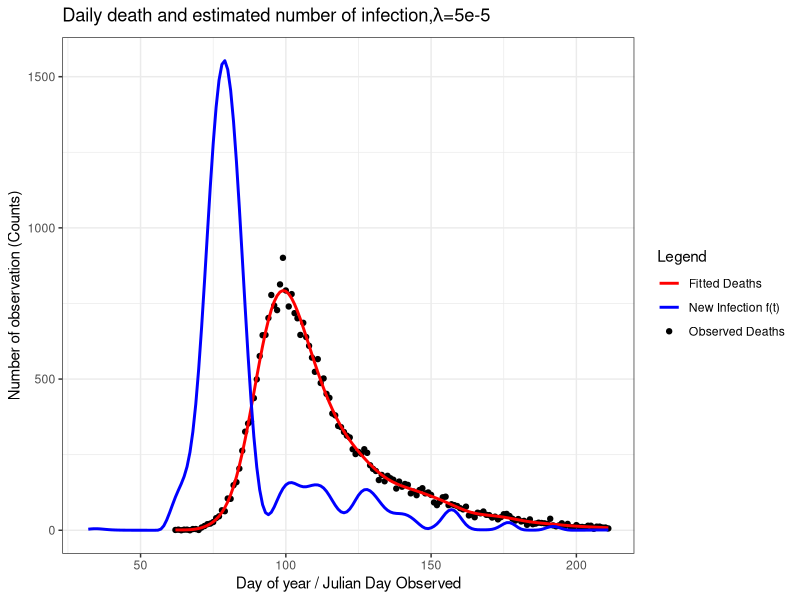
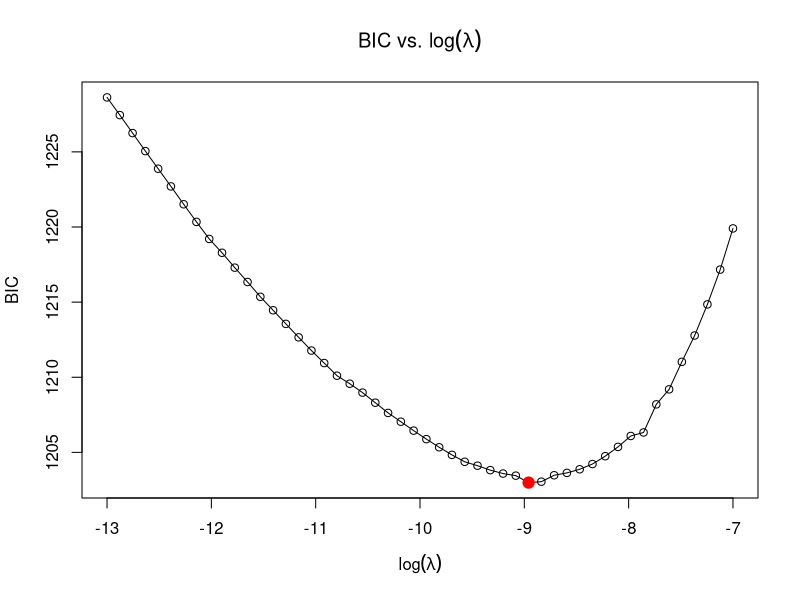
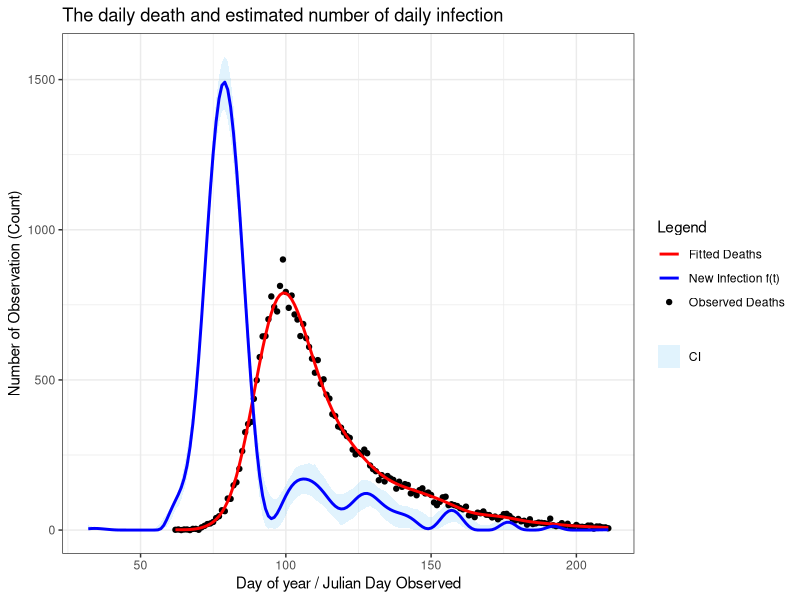

The R script that drew these images, in order:
start <- Sys.time()
##=============== PROJECT 3 - EXTENDED STATISTICAL PROGRAMMING =================
# Group 12 
# Aseel Alghamdi : S2901228
# Fenanda Dwitha Kurniasari : S2744048
# Nurmawiya : S2822251

# Aseel     : Make function to contruct X, X tilde, and S (make_matrice)
#             Make objective function and its derivative
#             Revise and put comment on code
# Fenanda   : Bootstrap Uncertainty
#             Make final plot
#             Revise and put comment on code
# Nurmawiya : Preliminary Sanity Check with initial lambda, making plot
#             Fit the model using BFGS
#             Revise and put comment on code

# Repository Link
# https://github.com/fenandadwithak/Team12/tree/main/Proj3

# ==============================================================================
##                                  OUTLINE
# ==============================================================================
# This script implements a full deconvolution model to infer the daily number
# of new Covid-19 infections in England during 2020 from observed hospital
# death counts. The work follows these steps:
#
# 1. Construct the matrices required for the model: 
#       - X̃ : the B-spline basis matrix used to represent f(t)
#       - X  : the corresponding model matrix for expected deaths, obtained by
#              convolving X̃ with the infection-to-death delay distribution
#       - S  : the second-difference penalty matrix controlling smoothness.
#
# 2. Write functions for the penalised negative log-likelihood and its gradient
#    with respect to γ, where β = exp(γ) ensures positivity. Verify the gradient
#    numerically using finite differences.
#
# 3. Fit the model with a fixed smoothing parameter λ = 5e-5 as an initial
#    diagnostic check, find the sane starting values for γ and plot 
#    the observed deaths, fitted deaths, and the corresponding infection curve 
#    f(t) to confirm sensible behaviour.
#
# 4. Select the smoothing parameter by minimising the Bayesian Information
#    Criterion (BIC). A grid of λ values is explored over log-scale
#    seq(-13, -7, length = 50), and the effective degrees of freedom are
#    computed from the Hessian at each fit.
#
# 5. Quantify uncertainty in the estimated infection curve using
#    non-parametric bootstrap resampling. Bootstrap weights are generated and
#    the model is refitted for 200 iterations to obtain a distribution of f(t).
#
# 6. Produce the final visual outputs: 
#       - observed vs fitted hospital deaths, and 
#       - the estimated infection trajectory f(t) with 95% bootstrap intervals

##===================== Data Preparation & Load library ========================
library(splines) #provides functions for constructing B-spline basis matrices
library(ggplot2) #used later for plotting fitted deaths and infection curves

df <- read.table("engcov.txt", header = TRUE) #load covid-19 deaths datasets
y <- df$nhs #observed deaths on each day
t <- df$julian #corresponding day-of-year in 2020
n <- length(y) #total observation

#probability distribution for the delay from infection to death (1–80 days)
d <- 1:80; edur <- 3.151 #mean (on log-scale) of log-normal delay distribution
sdur <- .469 #sd (on log-scale)
pd <- dlnorm(d, edur, sdur) #unnormalised probabilities
pd <- pd / sum(pd) #normalise to sum to 1

##==================== (1) Construct X, Xtilde, and S ==========================
make_matrices <- function(t, K=80) {
  # Function to construct the matrices required for the deconvolution model:
  #   - Xtilde : B-spline basis for representing f(t)
  #   - X      : model matrix mapping beta to expected deaths (via convolution)
  #   - S      : second-difference penalty matrix for smoothing beta
  #
  # Arguments:
  #   t : vector of observation days (Julian day of 2020)
  #   K : number of B-spline basis functions (default 80)
  #
  # Returns:
  #   A list containing Xtilde, X, and S.
  
  # ----- Construct Xtilde (spline basis for f(t)) 
  # Internal knots run from (min death day - 30) to max death day.
  # The subtraction of 30 allows f(t) to include infections up to ~30 days
  # before the first recorded death.
  
  # internal knots: K-2 points spanning the modelling range of f(t)
  internal_knots <- seq(min(t) - 30, max(t), length.out = K - 2)
  step <- diff(internal_knots[2:3]) #calculating space between adjacent knots
  #constructing full knots sequence up to total of K + 4 = 84
  full_knots <- c(internal_knots[1] - step * 3:1, #3 exterior knots before
                  internal_knots, #internal knots
                  internal_knots[length(internal_knots)] + step * 1:3)
                  #3 exterior knots after
  
  #construct matrix X-tilde using splineDesign with 84 knots as defined 
  #before starting from min(t)-30 until max(t) with order of the spline = 4
  Xtilde <- splineDesign(knots=full_knots, 
                         x=(min(t)-30):max(t), 
                         ord=4, # cubic splines
                         outer.ok= TRUE)
  
  # Construct X
  X <- matrix(0, nrow=length(t), ncol=ncol(Xtilde)) # initialize matrix to store
  #for every value in length(t) = 150
  # Execute for each observation of time (1:150)
  for (i in 1:length(t)) {
    j_max <- min(80, 29 + i) ## define upper bound for summation
    for (j in 1:j_max) { ## calculate for each days until death 
      # fill corresponding cells with corresponding element X_tilde and prob 
      # death time function
      X[i,] <- X[i,] + Xtilde[30 + i - j,] * pd[j] 
    }
  }
  
  # Construct S (Penalised Matrix)
  S <- crossprod(diff(diag(ncol(X)), diff=2))
  
  list(Xtilde=Xtilde, X=X, S=S) ## return the output into a list 
}##make_matrices

mats <- make_matrices(t) #construct matrices for the observed days
X <- mats$X ## X
S <- mats$S ## S (second-difference penalty)
Xtilde <- mats$Xtilde ## X tilde

##============= (2) Function Penalised NLL and its Objective Func. =============
# In this part, we define objective function to be optimised. For this case, 
# it's already given that f(t) has possion GLM distribution

# First, we know that (log likehood funct of poisson) formula for poisson 
#        l = ∑[yi.log(μi)−μi−log(yi!)]
#        where  μ = Xβ
#        Also, we drop log(yi!) as it does not depends on parameter
#   
# NLL = - ∑(Xβ−y⋅log(Xβ))[Negative loglikelihood function], where μ = X β and 
#       β=exp(γ). The exponential reparameterisation ensures β>0.
#
# Then, the penalty is applied to β (control smoothness of the function), 
#       P = 0.5λβ'Sβ

# Penalised NLL = NLL + P

# Objective Function
pen_nll <- function(gamma, X, y, S, lambda, weight=1) {
  # Function to compute penalised negative log likehood
  # Input/Argument : (1) Gamma : K-vector of spline coefficients
  #                  (2) y : the deaths on day of the year ti
  #                  (3) S : penalised matrix
  #                  (4) lambda : smoothing parameter
  #                  (5) weight : weight for bootstraping sampled data
  #                      adjusted for more general use in this case
  
  # Output/Return  : single numeric value of pen_nll
  beta <- exp(gamma) # β = exp(γ)
  mu <- as.vector(X %*% beta) # μ = Xβ
  #ll formulae dropping the constant of lgamma(y+1)
  ll <- sum(weight*((y * log(mu)) - mu - lgamma(y+1)))
  # likelihood funct of possion dist
  penalty <- 0.5 * lambda * t(beta) %*% (S %*% beta) # penalty
  return(-ll + penalty)
}##pen_nll

# Define Gradient vector of Objective Function/ its derivative vector 
pen_grad <- function(gamma, X, y, S, lambda, weight=1) {
  # Function to compute derivative vector
  # Input/Argument : (1) Gamma : K-vector of spline coefficients
  #                  (2) y : the deaths on day of the year ti
  #                  (3) S : penalised matrix
  #                  (4) lambda : smoothing parameter
  #                  (5) weight : weight for bootstraping sampled data
  #                      adjusted for more general use in this case
  
  beta <- exp(gamma) # β = exp(γ), ensures positivity
  mu <- X %*% beta # μ = Xβ
  F <- t(X) %*% (weight*(y / mu - 1)) # ∂li/∂γj; or F =  diag(yi/µi−1).X.diag(β) 
  grad_ll <- -F * beta # total derivative for all data
  grad_pen <- lambda * (beta * (S %*% beta)) # total gradient for penalty 
  return(as.vector(grad_ll + grad_pen))
}

# Checking the derivative (From SP Notes pg 74)
K <- 80
fd <- gamma0 <- rep(0, K) #start from all zeros
lambda <- 5e-5 
pen_nll0 <- pen_nll(gamma0, X, y, S, lambda) 
eps <- 1e-7
for (i in 1:length(gamma0)) {
  gamma1 <- gamma0; gamma1[i] <- eps
  pen_nll1 <- pen_nll(gamma1,X,y,S,lambda)
  fd[i] <- (pen_nll1 - pen_nll0)/eps
}
range(fd - pen_grad(gamma0, X, y, S, lambda)) ## apx zero, correct gradient

##============== (3) Finding the sane starting values for gamma ================
gamma0 <- rep(0, K)       # initial values for gamma
lambda <- 5e-5            # fixed smoothing parameter for sanity check

#minimise the penalised negative log-likelihood using BFGS.
#the analytic gradient (pen_grad) is supplied to improve optimisation stability
fit <- optim(
  par     = gamma0,                 # initial gamma
  fn      = pen_nll,                # objective function
  gr      = pen_grad,               # analytic gradient
  method  = "BFGS",                 # efficient for smooth problems
  X=X, y=y, S=S, lambda=lambda
)

beta_hat <- exp(fit$par) #estimated spline coefficients - beta hat
mu_hat <- as.vector(X %*% beta_hat) #fitted deaths - mu hat
gamma_init <- fit$par #sane starting values for gamma/initial gamma

# Construct data frames for plotting:
#   deaths_df : observed deaths and fitted deaths
#   infect_df : estimated infection curve f̂(t) = Xtilde*beta hat
deaths_df <- data.frame(day = t, deaths = y, fitted = mu_hat)
infect_df <- data.frame(day = (min(t)-30):max(t),
                        f_hat = as.vector(Xtilde %*% beta_hat))

# Plot the observed deaths, fitted deaths, and estimated infection curve f(t)
windows()
ggplot() +
  geom_point(data = deaths_df,
             aes(x = day, y = deaths, 
                 color = "Observed Deaths"), size=1.5) +
  geom_line(data = deaths_df,
            aes(x = day, y = fitted, 
                color = "Fitted Deaths"), size=1) +
  geom_line(data = infect_df,
            aes(x = day, y = f_hat, 
                color = "New Infection f(t)"), size = 1) +
  labs(
    x = "Day of year / Julian Day Observed",
    y = "Number of observation (Counts)",
    title = expression(paste("Daily death and estimated number of infection,",
                             lambda, "=5e-5")),
    color = "Legend"
  ) +
  scale_color_manual(
    values = c(
      "Observed Deaths" = "black",
      "Fitted Deaths" = "red",
      "New Infection f(t)" = "blue"
    )) +
  theme_bw()

##================ (4) Fit the model using BFGS optimization ===================
# Create a grid of lambda values on the log-scale (from exp(-13) to exp(-7))
lambdas <- exp(seq(-13, -7, length=50))
BIC_vals <- numeric(length(lambdas)) #prepare a vector to store BIC_vals

for (i in seq_along(lambdas)) { #loop over lambdas sequence
  # Fit the penalised model using BFGS optimisation
  #    - gamma_init is the starting value from the initial sanity check
  #    - pen_nll is the penalised negative log-likelihood
  #    - pen_grad is the analytic gradient
  fit <- optim(par=gamma_init, fn=pen_nll, gr=pen_grad, method="BFGS",
               X=X, y=y, S=S, lambda=lambdas[i])
  
  # Convert fitted gamma to beta (β = exp(γ))
  beta_hat <- exp(fit$par)
  
  # Compute fitted mean deaths μ = Xβ
  mu_hat <- as.vector(X %*% beta_hat)
  
  # Construct the Fisher information matrix for Poisson GLM:
  #   W = diag(μ)
  #   H0 = Xᵀ W X  (unpenalised Hessian)
  W <- diag(as.vector(y / mu_hat^2))
  H0 <- t(X) %*% W %*% X
  
  # Penalised Hessian: Hλ = H0 + λS
  H_lambda <- H0 + lambdas[i] * S
  
  # Effective Degrees of Freedom = trace(Hλ⁻¹ H0)
  EDF <- sum(diag(solve(H_lambda, H0)))
  
  # Compute the *penalty term* for the fitted coefficients
  penalty <- 0.5 * lambdas[i] * t(beta_hat) %*% (S %*% beta_hat) # penalty
  
  # Recover the full log-likelihood:
  # optim() returns the penalised NLL = -(ll) + penalty
  # So: ll = -fit$value + penalty
  ll = -fit$value + penalty
  
  # Compute BIC = -2 * log-likelihood + log(n) * EDF
  BIC_vals[i] <- -2 * ll + log(length(y)) * EDF
}

# Identify the index of the lambda value that minimises BIC
min_BIC_index <- which.min(BIC_vals) #store minimum BIC lambda index
best_lambda <- lambdas[min_BIC_index] ## Optimum Lambda

# Plot BIC against lambda
windows()
plot(log(lambdas), BIC_vals, type = "o",
     xlab = expression(log(lambda)),
     ylab = "BIC",
     main = expression("BIC vs. " * log(lambda)))

# Mark the optimal lambda with a red point
points(log(lambdas[min_BIC_index]), BIC_vals[min_BIC_index],
       col = "red", pch = 19, cex = 1.5)

# Expected value of daily death (µ) when Lambda optimum
fit <- optim(par=gamma_init, fn=pen_nll, gr=pen_grad, method="BFGS",
             X=X, y=y, S=S, lambda=lambdas[min_BIC_index])
beta_hat <- exp(fit$par) ## β
mu_hat <- X %*% beta_hat ## μ = Xβ

# Estimated Daily New Infection (ft) when Lambda optimum
ft <- Xtilde %*% beta_hat

##=============== (5) Non Parametric Bootstrap Uncertainty =====================
# Initialise number of replicate sample
n_bootstrap <- 200 

# Matrix to store bootstrap infection curves
mat_boots <- matrix(NA, nrow=nrow(Xtilde), ncol=n_bootstrap)

# Perform 200 bootstrap refits
for (b in 1:n_bootstrap) {
  
  # Bootstrap weights (multinomial re-sampling)
  wb <- tabulate(sample(n, replace=TRUE), n)
  
  # Fit penalised model with bootstrap weights
  fit_b <- optim(gamma_init, 
                 pen_nll, gr=pen_grad, 
                 method="BFGS",
                 y=y, X=X, S=S, 
                 lambda=best_lambda, 
                 weight=wb) ## insert weight
  
  # Compute β̂ and f̂(t) for this bootstrap sample
  beta_b <- exp(fit_b$par)
  mat_boots[,b] <- Xtilde %*% beta_b ## estimate number of new infection
}

# Construct 95% Confidence intervals
lb_ft = apply(mat_boots, 1, quantile, probs=0.025) ##lowebound
ub_ft = apply(mat_boots, 1, quantile, probs=0.975) ##upperbound
                    
##============================= (6) FINAL PLOT =================================
# Define Dataset : Estimated Daily Number of New Infection
infect <- data.frame(day=(min(t)-30):max(t),
                     ft = ft,
                     lb_ft = lb_ft,
                     ub_ft = ub_ft)
# Define Dataset : Estimated Daily Death and Observed Daily Death
deaths <- data.frame(day = t,
                     obs_death = y,
                     est_death = mu_hat)

# Final Plot: fitted deaths, observed deaths, infection curve, and CI
windows()
ggplot() +
  ## Add 95% CI to plot
  geom_ribbon(
    data = infect,
    aes(x = day, ymin = lb_ft, ymax = ub_ft, fill = "CI")
  ) +
  ## Add point represents daily death recorded from nhs data
  geom_point(
    data = deaths,
    aes(x = day, y = obs_death, color = "Observed Deaths"),
    size = 1.5
  ) +
  ## Add line represents estimated daily death
  geom_line(
    data = deaths,
    aes(x = day, y = est_death, color = "Fitted Deaths"),
    size = 1
  ) +
  ## Add line represents estimated daily new infection
  geom_line(
    data = infect,
    aes(x = day, y = ft, color = "New Infection f(t)"),
    size = 1
  ) +
  ## Add label
  labs(
    x = "Day of year / Julian Day Observed",
    y = "Number of Observation (Count)",
    title = "The daily death and estimated number of daily infection",
    color = "Legend",
    fill = "Legend"
  ) +
  ## Add legend for line and points
  scale_color_manual(
    values = c(
      "Observed Deaths" = "black",
      "Fitted Deaths" = "red",
      "New Infection f(t)" = "blue"
    ),
    guide = "legend"
  ) +
  ## Add legend for CI
  scale_fill_manual(
    values = c("CI" = rgb(0.53, 0.81, 0.98, 0.25)), # CI color
    guide = "legend"
  ) +
  ## Customise legend for line & points (color) and ribbon (fill)
  guides(
    color = guide_legend(
      title = "Legend", # define title 
      order = 1,  # control order of legend in legend box
      override.aes = list(fill = NA) # don't fill symbols for color legend
    ),
    fill = guide_legend(
      title = NULL, ## no titles for CI's legend
      order = 1, 
      override.aes = list(
        linetype = 0, # no border lines for CI's legend
        shape = 22, # Add filled square symbol CI's legend
        size = 5, # customise symbol size
        color = NA, # no outline color 
        fill = rgb(0.53, 0.81, 0.98, 0.25) #match symbol color with values color
      )
    )
  ) +
  theme_bw() # add black-white theme

end <- Sys.time()
end-start